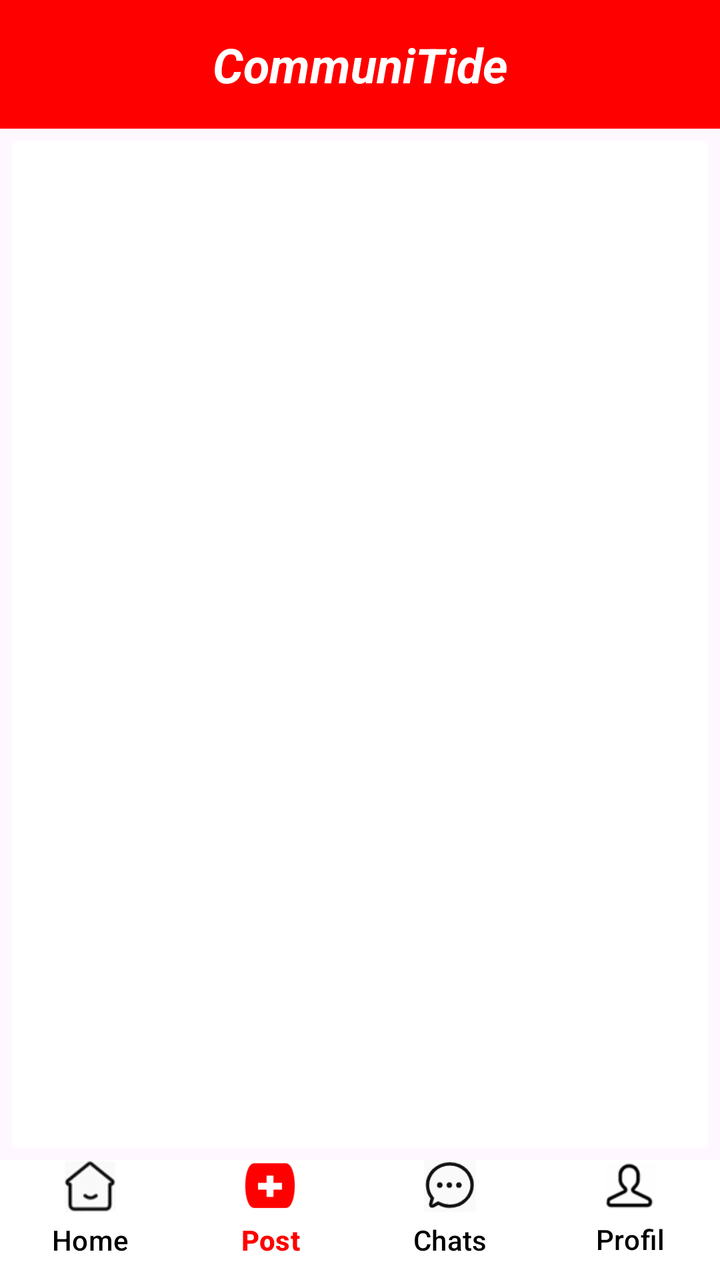
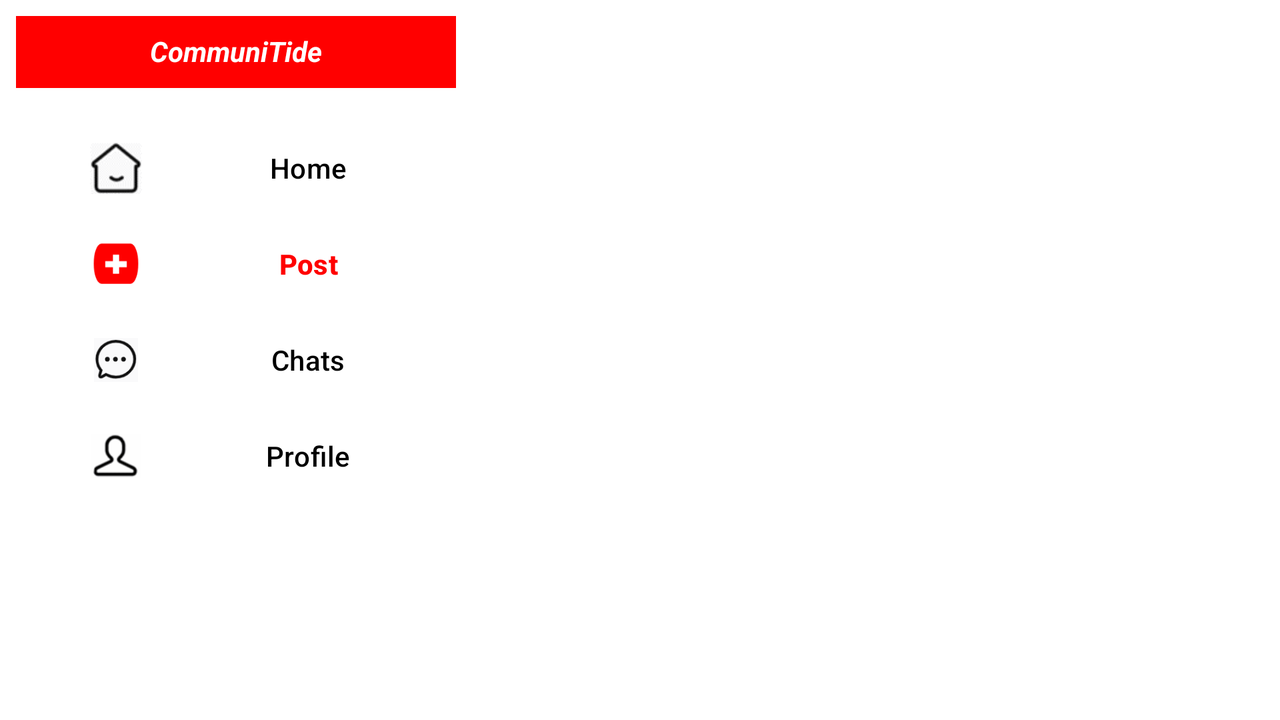

An Android layout and its configuration variant, each rendered on a device that would load it. The default file and the variant file are quoted in full after the pictures.
<!-- AndroidManifest.xml: application theme Theme.SmartCityApp -->
<!-- res/layout/activity_post.xml -->
<?xml version="1.0" encoding="utf-8"?>
<androidx.constraintlayout.widget.ConstraintLayout xmlns:android="http://schemas.android.com/apk/res/android"
    xmlns:app="http://schemas.android.com/apk/res-auto"
    xmlns:tools="http://schemas.android.com/tools"
    android:id="@+id/main"
    android:layout_width="match_parent"
    android:layout_height="match_parent"
    tools:context=".postActivity.PostActivity">


        

        
        <TextView
            android:id="@+id/tvTitle"
            android:layout_width="match_parent"
            android:layout_height="wrap_content"
            android:background="#FF0000"
            android:gravity="center"
            android:padding="16dp"
            android:text="@string/title"
            android:textColor="#FFFFFF"
            android:textSize="24sp"
            android:textStyle="bold|italic"
            app:layout_constraintEnd_toEndOf="parent"
            app:layout_constraintStart_toStartOf="parent"
            app:layout_constraintTop_toTopOf="parent" />



        <ListView
            android:id="@+id/postsListView"

            android:dividerHeight="16dp"

            android:layout_width="0dp"
            android:layout_height="0dp"
            android:layout_marginStart="6dp"
            android:layout_marginTop="6dp"
            android:layout_marginEnd="6dp"
            android:layout_marginBottom="6dp"
            android:background="#FFFFFF"
            app:layout_constraintBottom_toTopOf="@id/bottomNav"
            app:layout_constraintEnd_toEndOf="parent"
            app:layout_constraintStart_toStartOf="parent"
            app:layout_constraintTop_toBottomOf="@id/tvTitle" />




        <LinearLayout
            android:id="@+id/bottomNav"
            android:layout_width="match_parent"
            android:layout_height="60dp"
            android:background="#FFFFFF"
            android:baselineAligned="false"
            android:gravity="center"
            android:orientation="horizontal"
            app:layout_constraintBottom_toBottomOf="parent"
            app:layout_constraintEnd_toEndOf="parent"
            app:layout_constraintStart_toStartOf="parent">

            <LinearLayout
                android:layout_width="0dp"
                android:layout_height="wrap_content"
                android:layout_weight="1"
                android:gravity="center"
                android:orientation="vertical">

                
                <ImageView
                    android:id="@+id/homeIcon"
                    android:layout_width="26dp"
                    android:layout_height="26dp"
                    android:layout_gravity="center"
                    android:contentDescription="@string/homeIcon"
                    android:src="@drawable/home" />

                
                <Button
                    android:id="@+id/btnHome"
                    android:layout_width="wrap_content"
                    android:layout_height="wrap_content"
                    android:backgroundTint="#FFFFFF"
                    android:paddingTop="0dp"
                    android:text="@string/Home"
                    android:textColor="#000000"
                    android:textSize="14sp"
                    android:textStyle="normal" />

            </LinearLayout>


            <LinearLayout
                android:layout_width="0dp"
                android:layout_height="wrap_content"
                android:layout_weight="1"
                android:gravity="center"
                android:orientation="vertical">

                
                <ImageView
                    android:id="@+id/postIcon"
                    android:layout_width="26dp"
                    android:layout_height="26dp"
                    android:layout_gravity="center"
                    android:contentDescription="@string/postIcon"
                    android:src="@drawable/post_red" />

                
                <Button
                    android:id="@+id/btnPost"
                    android:layout_width="wrap_content"
                    android:layout_height="wrap_content"
                    android:backgroundTint="#FFFFFF"
                    android:paddingTop="0dp"
                    android:text="@string/Post"
                    android:textColor="#FF0000"
                    android:textSize="14sp"
                    android:textStyle="bold" />

            </LinearLayout>


            <LinearLayout
                android:layout_width="0dp"
                android:layout_height="wrap_content"
                android:layout_weight="1"
                android:gravity="center"
                android:orientation="vertical">

                
                <ImageView
                    android:id="@+id/infoIcon"
                    android:layout_width="26dp"
                    android:layout_height="26dp"
                    android:layout_gravity="center"
                    android:contentDescription="@string/infoIcon"
                    android:src="@drawable/info" />

                
                <Button
                    android:id="@+id/btnInfo"
                    android:layout_width="wrap_content"
                    android:layout_height="wrap_content"
                    android:backgroundTint="#FFFFFF"
                    android:paddingTop="0dp"
                    android:text="@string/Info"
                    android:textColor="#000000"
                    android:textSize="14sp"
                    android:textStyle="normal" />

            </LinearLayout>


            <LinearLayout
                android:layout_width="0dp"
                android:layout_height="wrap_content"
                android:layout_weight="1"
                android:gravity="center"
                android:orientation="vertical">

                
                <ImageView
                    android:id="@+id/meIcon"
                    android:layout_width="26dp"
                    android:layout_height="26dp"
                    android:layout_gravity="center"
                    android:contentDescription="@string/likeIcon"
                    android:src="@drawable/me" />

                
                <Button
                    android:id="@+id/btnLike"
                    android:layout_width="wrap_content"
                    android:layout_height="wrap_content"
                    android:backgroundTint="#FFFFFF"
                    android:paddingTop="0dp"
                    android:text="@string/Like"
                    android:textColor="#000000"
                    android:textSize="14sp"
                    android:textStyle="normal" />

            </LinearLayout>


        </LinearLayout>

    </androidx.constraintlayout.widget.ConstraintLayout>
<!-- resources referenced by this layout -->
<resources>
  <!-- drawable home: png bitmap (drawable, 1438 bytes) -->
  <!-- drawable info: png bitmap (drawable, 2683 bytes) -->
  <!-- drawable me: png bitmap (drawable, 1684 bytes) -->
  <!-- drawable post_red: png bitmap (drawable, 1504 bytes) -->
  <string name="Home">Home</string>
  <string name="Info">Chats</string>
  <string name="Like">Profile</string>
  <string name="Post">Post</string>
  <string name="homeIcon">Home Icon</string>
  <string name="infoIcon">Chats Icon</string>
  <string name="likeIcon">Profile Icon</string>
  <string name="postIcon">Post Icon</string>
  <string name="title">CommuniTide</string>
  <style name="Theme.SmartCityApp" parent="Base.Theme.SmartCityApp" />
  <style name="Base.Theme.SmartCityApp" parent="Theme.Material3.DayNight.NoActionBar">
          
          
      </style>
</resources>
<!-- res/layout-land/activity_post.xml (the repository's variant of the layout above) -->
<!-- drawn on the phone turned sideways -->
<?xml version="1.0" encoding="utf-8"?>
<androidx.constraintlayout.widget.ConstraintLayout xmlns:android="http://schemas.android.com/apk/res/android"
    xmlns:app="http://schemas.android.com/apk/res-auto"
    xmlns:tools="http://schemas.android.com/tools"
    android:id="@+id/main"
    android:layout_width="match_parent"
    android:layout_height="match_parent"
    android:background="#FFFFFF"
    tools:context=".postActivity.PostActivity">


    

    
    <TextView
        android:id="@+id/tvTitle"
        android:layout_width="220dp"
        android:layout_height="36dp"
        android:layout_marginStart="8dp"
        android:layout_marginTop="8dp"
        android:background="#FF0000"
        android:gravity="center|top"
        android:padding="8dp"
        android:text="@string/title"
        android:textColor="#FFFFFF"
        android:textSize="14sp"
        android:textStyle="bold|italic"
        app:layout_constraintStart_toStartOf="parent"
        app:layout_constraintTop_toTopOf="parent"
        app:layout_constraintWidth_percent="0.5" />





    
    <ListView
        android:id="@+id/postsListView"

        android:layout_width="0dp"

        android:layout_height="0dp"
        android:layout_marginStart="60dp"
        android:layout_marginTop="8dp"
        android:layout_marginEnd="32dp"
        android:layout_marginBottom="8dp"
        android:background="#FFFFFF"
        android:dividerHeight="16dp"
        app:layout_constraintBottom_toBottomOf="parent"
        app:layout_constraintEnd_toEndOf="parent"
        app:layout_constraintHorizontal_bias="0.0"
        app:layout_constraintStart_toEndOf="@+id/tvTitle"
        app:layout_constraintTop_toTopOf="parent"
        app:layout_constraintVertical_bias="0.0" />

    <LinearLayout
        android:id="@+id/bottomNav"
        android:layout_width="wrap_content"
        android:layout_height="wrap_content"
        android:layout_marginTop="8dp"
        android:orientation="vertical"
        android:padding="8dp"
        app:layout_constraintStart_toStartOf="parent"
        app:layout_constraintTop_toBottomOf="@id/tvTitle">

        
        <LinearLayout
            android:layout_width="wrap_content"
            android:layout_height="wrap_content"
            android:gravity="center_vertical"
            android:orientation="horizontal">  

            <ImageView
                android:id="@+id/homeIcon"
                android:layout_width="100dp"
                android:layout_height="26dp"
                android:layout_gravity="center_vertical"
                android:contentDescription="@string/homeIcon"
                android:src="@drawable/home" />

            <Button
                android:id="@+id/btnHome"
                android:layout_width="92dp"
                android:layout_height="48dp"
                android:backgroundTint="#FFFFFF"
                android:text="@string/Home"
                android:textAlignment="center"
                android:textColor="#000000"
                android:textSize="14sp"
                android:textStyle="normal" />
        </LinearLayout>

        
        <LinearLayout
            android:layout_width="wrap_content"
            android:layout_height="wrap_content"
            android:gravity="center_vertical"
            android:orientation="horizontal">  

            <ImageView
                android:id="@+id/postIcon"
                android:layout_width="100dp"
                android:layout_height="22dp"
                android:layout_gravity="center_vertical"
                android:contentDescription="@string/postIcon"
                android:src="@drawable/post_red" />

            <Button
                android:id="@+id/btnPost"
                android:layout_width="92dp"
                android:layout_height="48dp"
                android:backgroundTint="#FFFFFF"
                android:text="@string/Post"
                android:textAlignment="center"
                android:textColor="#FF0000"
                android:textSize="14sp"
                android:textStyle="bold" />
        </LinearLayout>


        
        <LinearLayout
            android:layout_width="wrap_content"
            android:layout_height="wrap_content"
            android:gravity="center_vertical"
            android:orientation="horizontal">

            <ImageView
                android:id="@+id/infoIcon"
                android:layout_width="100dp"
                android:layout_height="22dp"
                android:layout_gravity="center_vertical"
                android:contentDescription="@string/infoIcon"
                android:src="@drawable/info" />

            <Button
                android:id="@+id/btnInfo"
                android:layout_width="92dp"
                android:layout_height="48dp"
                android:backgroundTint="#FFFFFF"
                android:text="@string/Info"
                android:textAlignment="center"
                android:textColor="#000000"
                android:textSize="14sp"
                android:textStyle="normal" />
        </LinearLayout>

        
        <LinearLayout
            android:layout_width="wrap_content"
            android:layout_height="wrap_content"
            android:gravity="center_vertical"
            android:orientation="horizontal">

            <ImageView
                android:id="@+id/meIcon"
                android:layout_width="100dp"
                android:layout_height="22dp"
                android:layout_gravity="center_vertical"
                android:contentDescription="@string/likeIcon"
                android:src="@drawable/me" />

            <Button
                android:id="@+id/btnLike"
                android:layout_width="92dp"
                android:layout_height="48dp"
                android:backgroundTint="#FFFFFF"
                android:text="@string/Like"
                android:textAlignment="center"
                android:textColor="#000000"
                android:textSize="14sp"
                android:textStyle="normal" />
        </LinearLayout>

    </LinearLayout>

    </androidx.constraintlayout.widget.ConstraintLayout>
